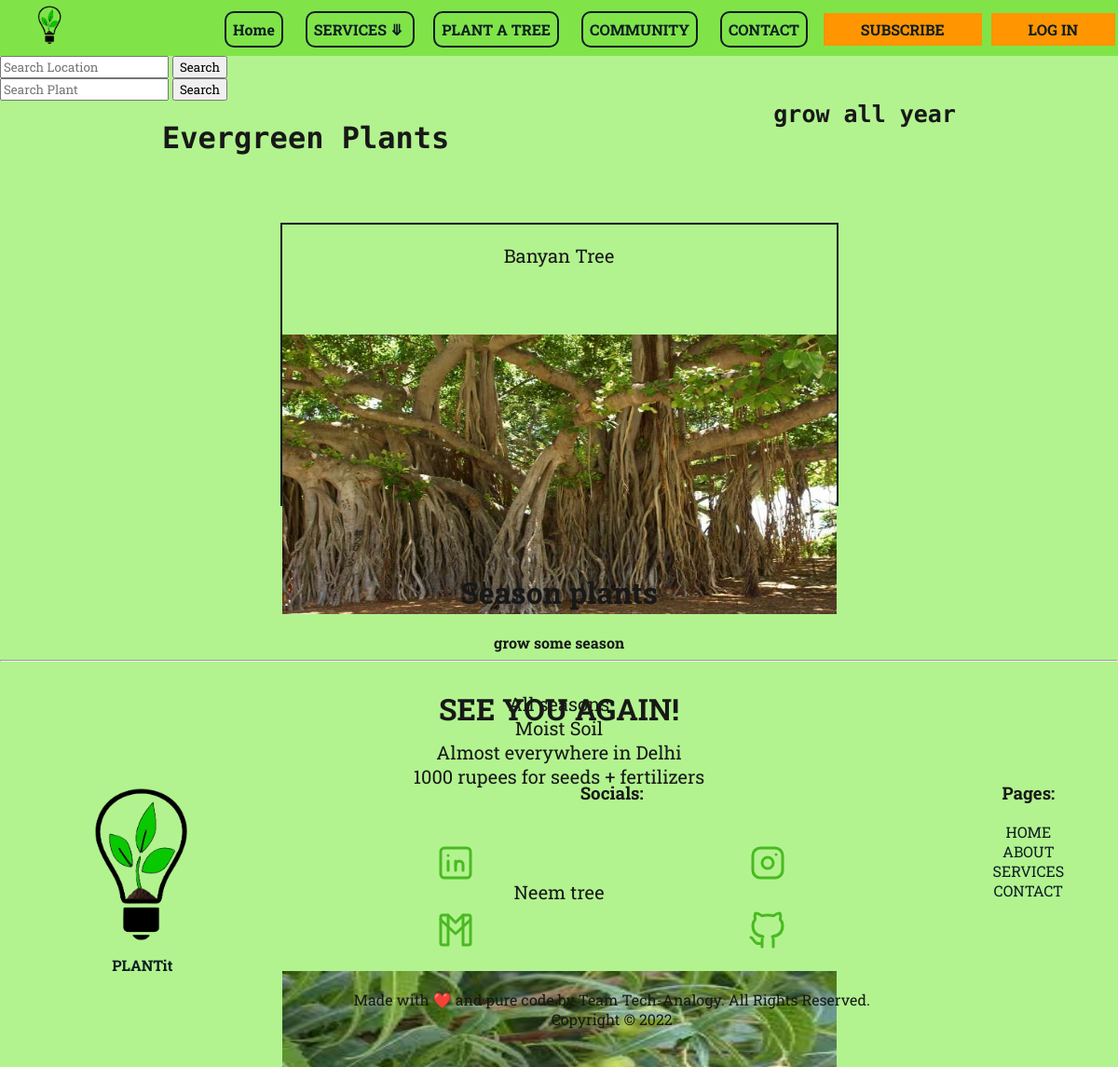
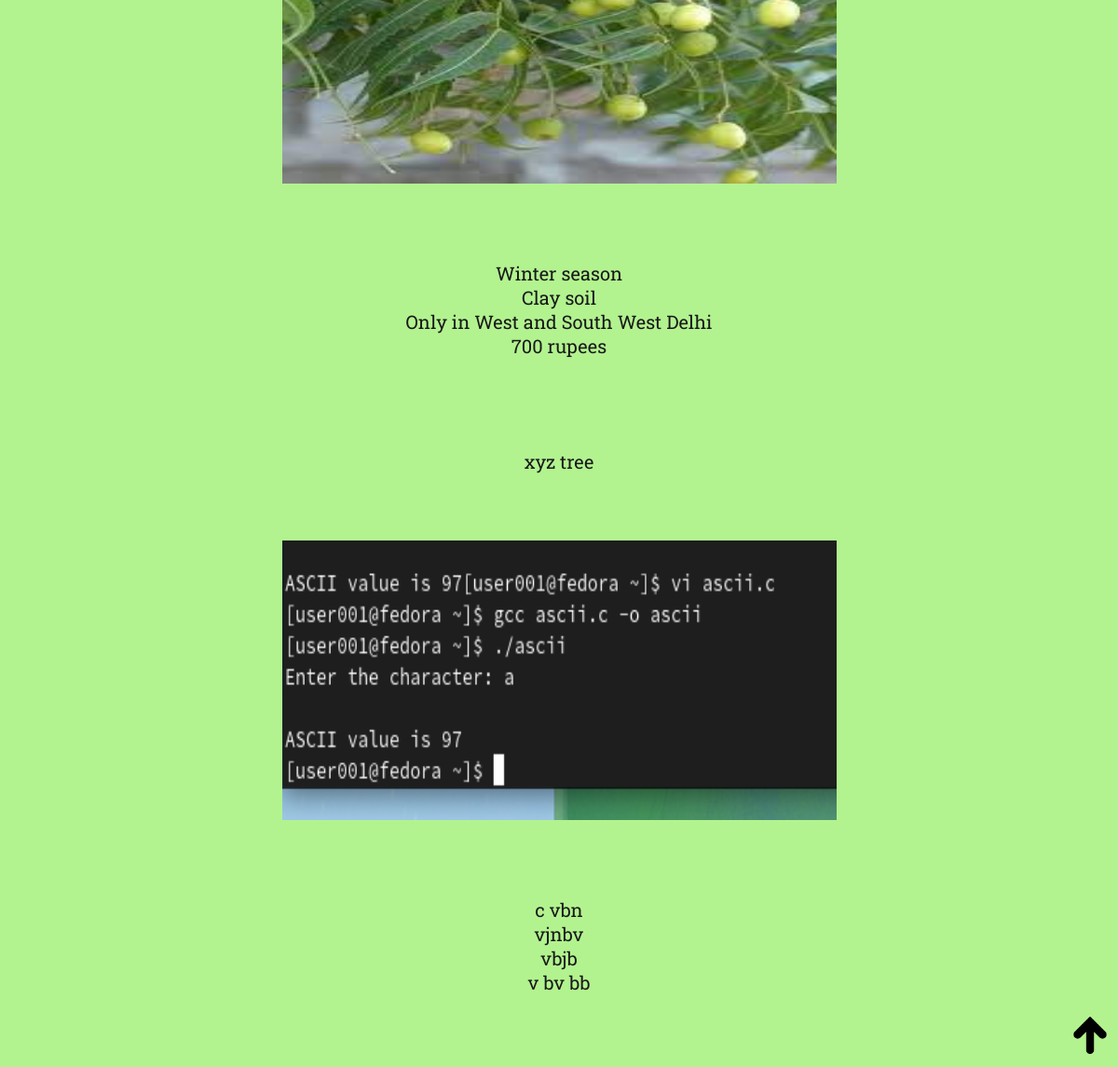
/plantfinder/, run on an earlier commit of the app's database (2 pictures, top to bottom).
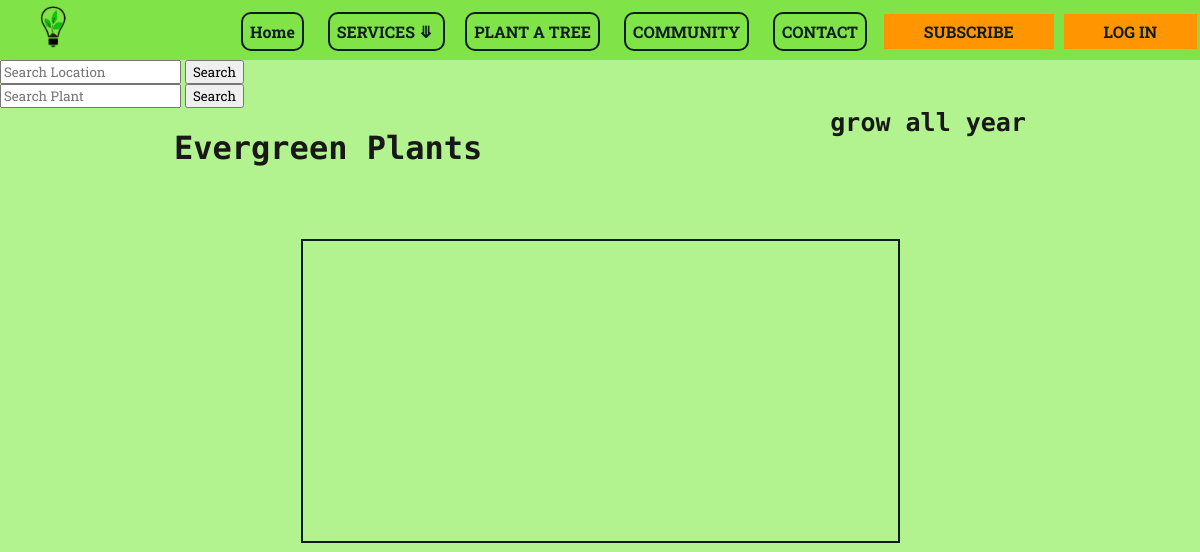
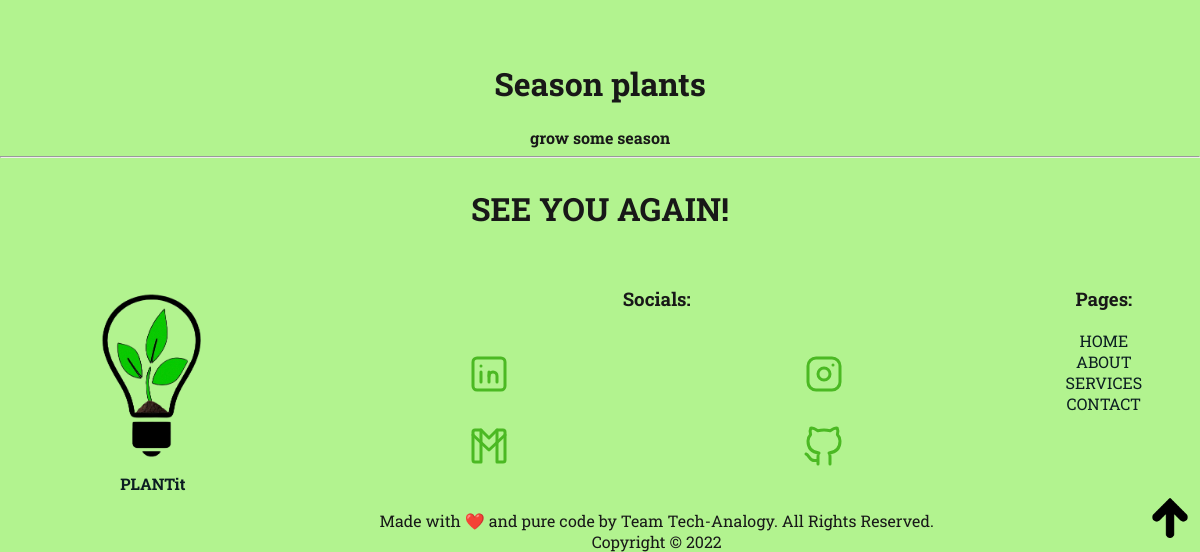
And on a later commit of the database (2 pictures, top to bottom).
### home/models.py (models this page shows, shortened)
class Plant(models.Model) :
    plant_id=models.CharField(max_length=3,default='')
    plant_name=models.CharField(max_length=1000,default='')
    scientific_name=models.CharField(max_length=1000,default='')
    plant_description=models.CharField(max_length=1000,default='')
    plant_pic=models.ImageField(upload_to='media/')   #upload_to='/static/media'
    season=models.CharField(max_length=1000,default='')
    soil=models.CharField(max_length=1000,default='')
    location=models.CharField(max_length=1000,default='')
    cost=models.CharField(max_length=1000,default='')
    size=models.CharField(max_length=1000,default='')
    sunlight=models.CharField(max_length=1000,default='')
    medicinal_use=models.CharField(max_length=1000,default='')
    plant_type=models.CharField(max_length=1000,default='')

### home/views.py (the view)
# urls.py: path('plantfinder/', views.plantfinder, name='plantfinder'),
def plantfinder(request) :
    return render(request, 'plantfinder.html', {'plants': Plant.objects.all()})

### templates/plantfinder.html (shortened to what this page needs)
{% load static %}
<!DOCTYPE html>
<html lang="en">
<head>
    <link rel="stylesheet" href="{% static 'style.css' %}">
</head>
<body>
    <div id="strip1">
        <header>
            <div>
                <a href="/index">
                    {% load static %} <img id="logo" src="{% static "/media/logo2.png" %}" alt="PLANTit">
                </a>
            </div>
            <br>
            <nav>
                <a class="navButton" href="/index">Home</a>
                <a class="navButton" href="#strip3">SERVICES <strong class="downicon">&#10507;</strong> </a>
                <a class="navButton" href="/plantfinder">PLANT A TREE</a>
                <a class="navButton" href="#strip7">COMMUNITY</a>
                <a class="navButton" href="#contactstrip">CONTACT</a>
                <a id="navLoginButton" href="#mailingList">SUBSCRIBE</a>
                <a id="navLoginButton" href="backend.php">LOG IN</a>
            </nav>
        </header>
    </div>
    <form name="search" method="get" action="/searchlocation/">
        <input type="search" placeholder="Search Location" name="query" id="search">
        <button type="submit">Search</button>
    </form>
    <form name="search" method="get" action="/searchplant/">
        <input type="search" placeholder="Search Plant" name="query" id="searchplant">
        <button type="submit">Search</button>
    </form>
    <div class="container heading centred" id="portfolioHeading-1" >
        <h1 class="stripHeading">Evergreen Plants</h1>
        <strong class="stripSubHeading">grow all year</strong>
        <div class="item">
            {%for i in plants%}
                <p> {{i.plant_name}} </p> <br> <br>
                <img class="fleximg" src="{{i.plant_pic.url}}"> <br> <br>
                {{i.plant_description}} <br>
                {{i.scientific_mail}} <br>
                {{i.season}} <br>
                {{i.soil}} <br>
                {{i.location}} <br>
                {{i.cost}} <br>
                <br> <br> <br>
            {% endfor %}
        </div>
    </div>
    <div class="heading centred" id="portfolioHeading-2">
        <h1>Season plants</h1> <strong>grow some season</strong>
    </div>
    <hr>
    <footer id="footerMenu" class="centred">
        <div id="footerAbove">
            <h1 class="centred">SEE YOU AGAIN!</h1>
        </div>
        <div id="footerRight">
            <h3>Pages:</h3>
            <a href="/index" target="_blank">HOME</a> <br>
            <a href="/about" target="_blank">ABOUT</a> <br>
            <a href="/services" target="_blank">SERVICES</a> <br>
            <a href="/contact" target="_blank">CONTACT</a> <br>
        </div>
        <div id="footerLeft">
            <a href="/index">
                <div>
                    {% load static %} <img id="logoDown" src="{% static "/media/logo2.png" %}" alt="PLANTit">
                </div>
                <div>
                    <strong>PLANTit</strong>
                </div>
            </a>
        </div>
        <div id="footerMid">
            <h3 id="socialhead">Socials:</h3>
            <a href="https://www.linkedin.com/in/ishaan-minocha-785779250/" target="_blank">
                <div id="linkedin">
                </div>
            </a>
            <a href="https://www.instagram.com/ishaantrovert/" target="_blank">
                <div id="instagram">
                </div>
            </a>
            <a href="mailto:minochaishaan2003@gmail.com" target="_blank">
                <div id="gmail">
                </div>
            </a>
            <a href="https://github.com/IshaanMinocha" target="_blank">
                <div id="github">
                </div>
            </a>
        </div>
        <br>
        <div>
            Made with ❤️ and pure code by Team Tech-Analogy. All Rights Reserved. <br>
            Copyright &copy; 2022
        </div>
        <div id="goToTop">
            <a href="/index">{% load static %}<img src="{% static "/media/uparrow.png" %}" alt="TOP"
                    style="width:40px;"></a>
        </div>
    </footer>
</body>
</html>
</body>
</html>

What changed in the data, as far as the page shows it:
removed Plant: plant_name "Banyan Tree", plant_pic (picture), season "All seasons", soil "Moist Soil", location "Almost everywhere in Delhi", cost "1000 rupees for seeds + fertilizers"
removed Plant: plant_name "Neem tree", plant_pic (picture), season "Winter season", soil "Clay soil", location "Only in West and South West Delhi", cost "700 rupees"
removed Plant: plant_name "xyz tree", plant_pic (picture), season "c vbn", soil "vjnbv", location "vbjb", cost "v bv bb"
